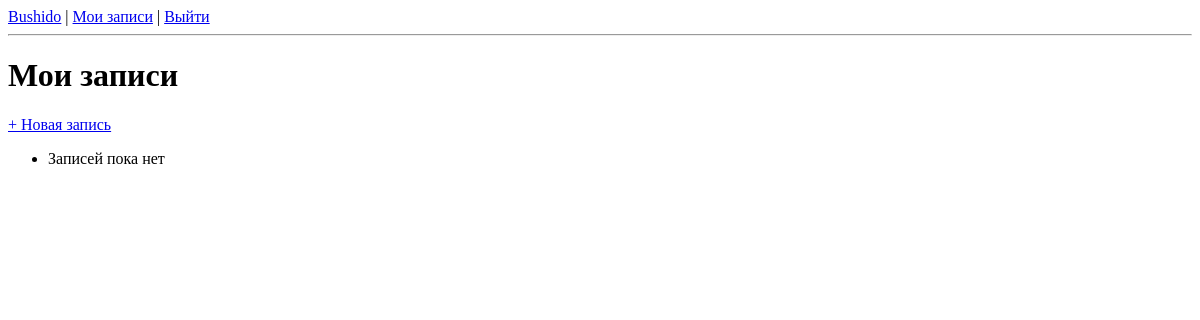
The app's page /bookings/ (signed in), older data.
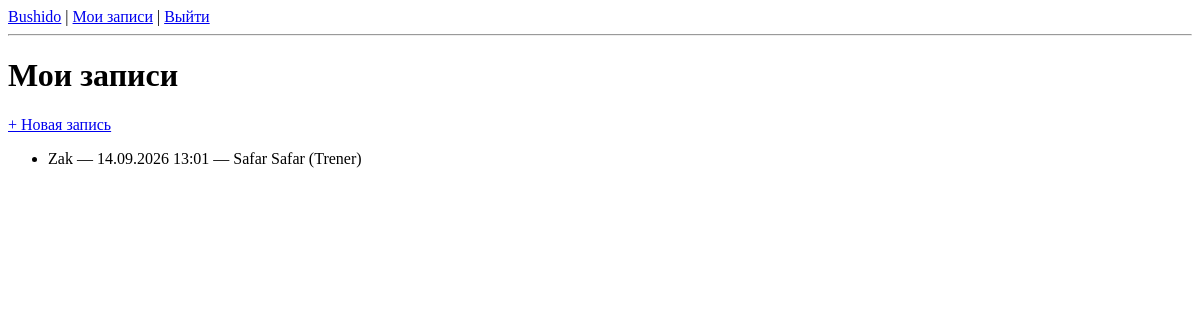
The same page, newer data.
### main/models.py (models this page shows, shortened)
class Booking(models.Model):
    user = models.ForeignKey(User, on_delete=models.CASCADE, verbose_name='Пользователь')
    session = models.ForeignKey(Session, on_delete=models.CASCADE, verbose_name='Сессия')
    created_at = models.DateTimeField(auto_now_add=True, verbose_name='Создано')
    class Meta:
        verbose_name = 'Запись'
        verbose_name_plural = 'Записи'
        unique_together = ('user', 'session')

class Session(models.Model):
    trainer = models.ForeignKey(Trainer, on_delete=models.CASCADE, verbose_name='Тренер')
    zone = models.ForeignKey(Zone, on_delete=models.CASCADE, verbose_name='Зона')
    title = models.CharField(max_length=100, verbose_name='Название')
    date = models.DateTimeField(verbose_name='Дата и время')
    max_participants = models.PositiveIntegerField(verbose_name='Максимум участников')
    class Meta:
        verbose_name = 'Сессия'
        verbose_name_plural = 'Сессии'

class Trainer(models.Model):
    first_name = models.CharField(max_length=50, verbose_name='Имя')
    last_name = models.CharField(max_length=50, verbose_name='Фамилия')
    specialization = models.CharField(max_length=100, verbose_name='Специализация')
    class Meta:
        verbose_name = 'Тренер'
        verbose_name_plural = 'Тренеры'
    def __str__(self):
        return f"{self.last_name} {self.first_name} ({self.specialization})"

### main/views.py (the view)
# urls.py: path('bookings/',        views.booking_list,   name='booking_list'),
@login_required
def booking_list(request):
    bookings = Booking.objects.filter(user=request.user)
    return render(request, 'booking_list.html', {'bookings': bookings})

### templates/booking_list.html (shortened to what this page needs)
{% extends 'base.html' %}
{% block content %}
    <h1>Мои записи</h1>
    <a href="{% url 'booking_create' %}">+ Новая запись</a>
    <ul>
        {% for b in bookings %}
            <li>
                {{ b.session.title }} —
                {{ b.session.date|date:"d.m.Y H:i" }} —
                {{ b.session.trainer }}
            </li>
        {% empty %}
            <li>Записей пока нет</li>
        {% endfor %}
    </ul>
{% endblock %}

### templates/base.html (shortened to what this page needs)
<!DOCTYPE html>
<html lang="ru">
<head>
</head>
<body>
<header>
    <a href="{% url 'home' %}">Bushido</a>
    {% if user.is_authenticated %}
        | <a href="{% url 'booking_list' %}">Мои записи</a>
        | <a href="{% url 'logout' %}">Выйти</a>
    {% else %}
        | <a href="{% url 'login' %}">Войти</a>
        | <a href="{% url 'register' %}">Регистрация</a>
    {% endif %}
</header>
<hr>
<main>
    {% block content %}{% endblock %}
</main>
</body>
</html>

Row changes from the older to the newer data that the page shows:
added Booking: session "Zak", session "14.09.2026 13:01", session.trainer "Safar Safar (Trener)"
Text that changed along with them:
text no longer shown: "Записей пока нет"
